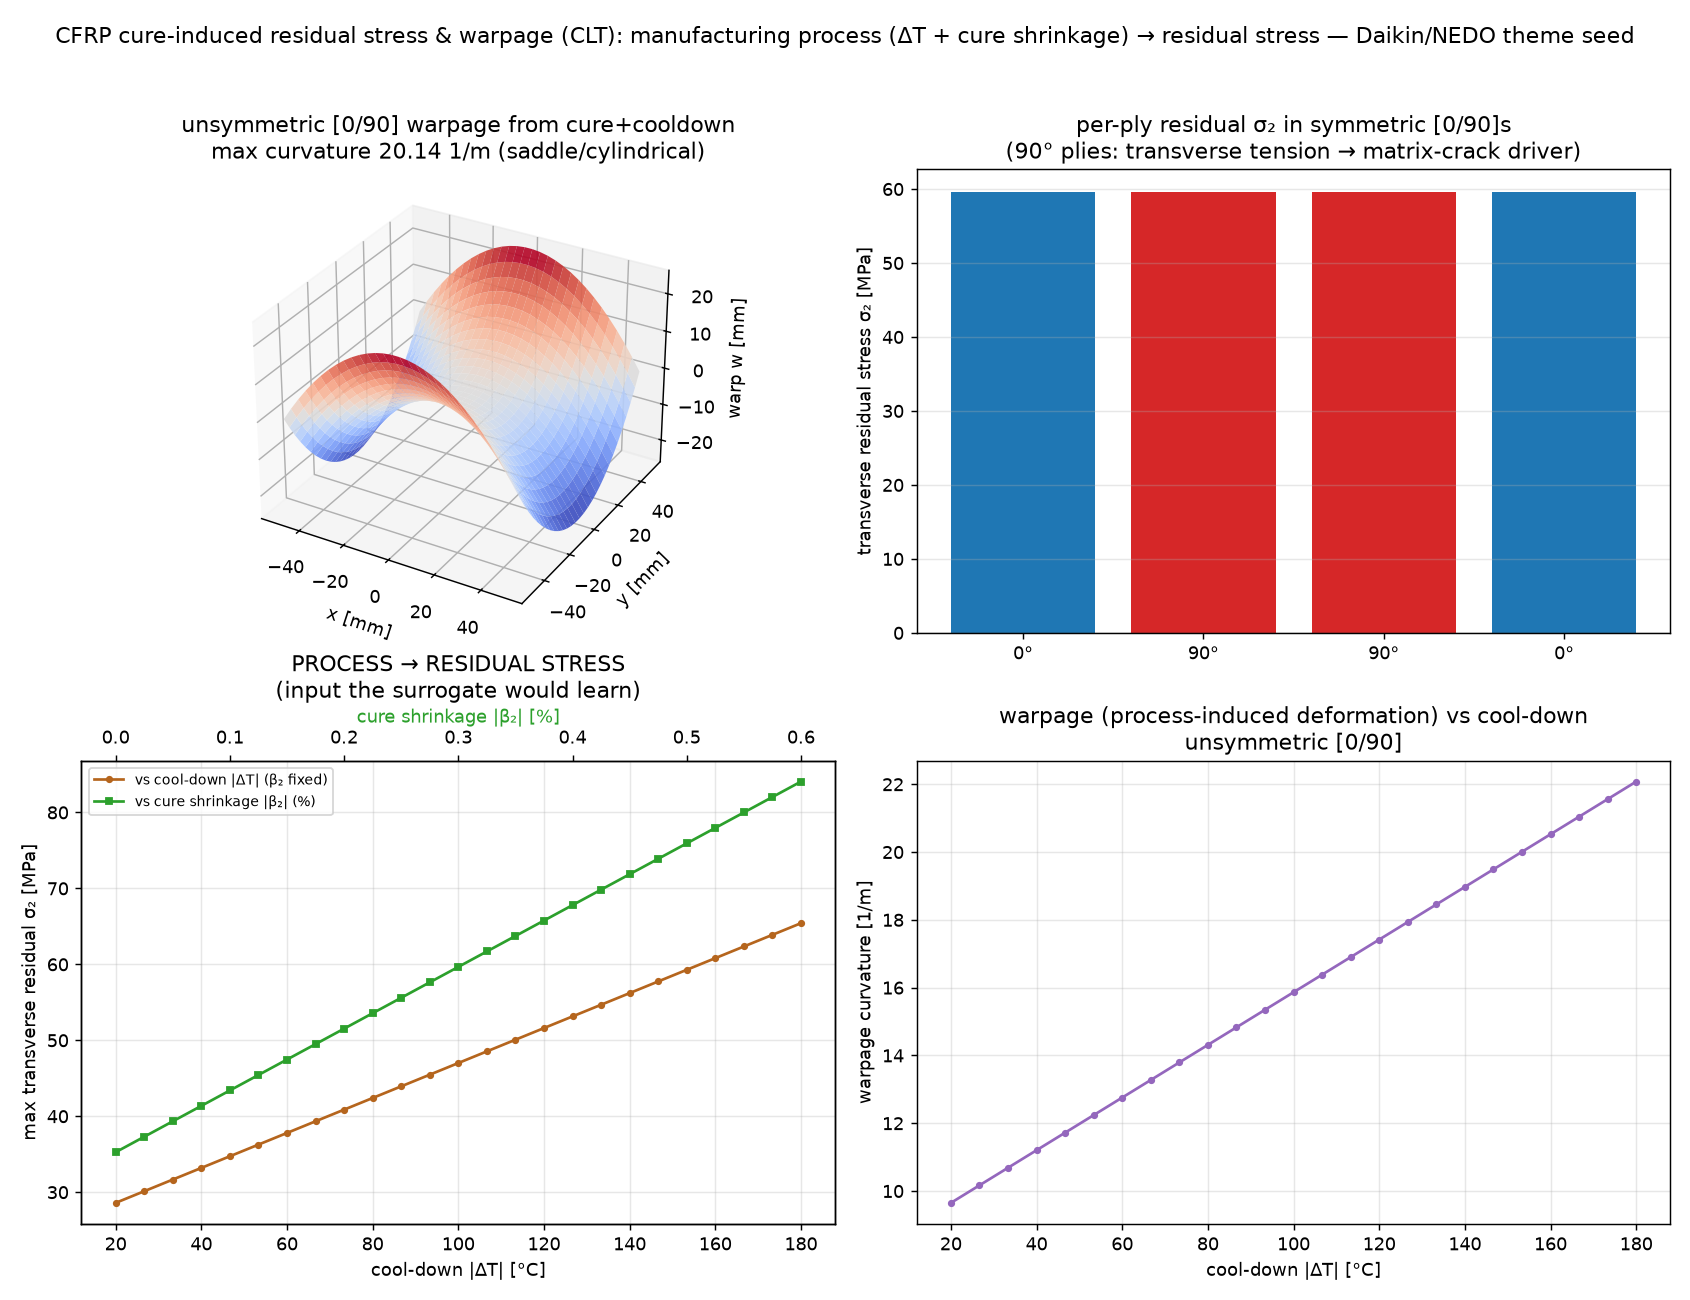

The Python source for this figure:
"""cfrp_cure_residual_stress.py — LIGHT seed for the CFRP residual-stress theme
(Daikin / NEDO joint research, see research/MEMO_cfrp_residual_stress_collab.md):
map the MANUFACTURING PROCESS (cure temperature drop + chemical cure shrinkage) to
the CURE-INDUCED RESIDUAL STRESS and warpage of a laminate — the "process -> residual
stress" quantity the collaboration is about.

Physics (classical lamination theory, CLT; a light first cut of the cure-hardening /
CHILE picture from the literature): a thermoset CFRP ply is orthotropic. Two process
eigenstrains build residual stress as the part solidifies and cools:
  * thermal:   alpha * dT   (dT = RT - cure temperature < 0),
  * chemical:  cure shrinkage of the epoxy (fibres inert; transverse a few tenths %).
Each ply's free strain is resisted by the neighbours at other angles, so residual
stresses lock in and an UNSYMMETRIC layup WARPS (mid-plane curvature). CLT assembles
the laminate ABD stiffness, forms the thermal+shrinkage force/moment resultants
(N*, M*), solves [A B; B D][eps0; kappa] = [N*; M*], and recovers per-ply stresses.

Validated: a SYMMETRIC layup has B = 0 -> zero curvature (no warp) but non-zero
interlaminar residual stress; an UNSYMMETRIC [0/90] warps. Both are reproduced.

What it shows:
  * warped shape of an unsymmetric [0/90] laminate from the process,
  * per-ply transverse residual stress sigma_2 (the matrix-cracking driver),
  * PROCESS -> RESIDUAL STRESS: max transverse residual stress vs cool-down dT and vs
    cure-shrinkage level (the input->output map the surrogate would learn),
  * warpage curvature vs process.

Honest scope: linear CLT with cure shrinkage as an equivalent eigenstrain (no explicit
cure-kinetics / degree-of-cure evolution, no viscoelastic stress relaxation, no tool-
part interaction) — the documented next steps toward a cure-hardening (CHILE) /
viscoelastic FE. Linear CLT also OVER-predicts the warpage of thin UNSYMMETRIC
laminates; geometric nonlinearity (Hyer) gives the true cylindrical shape and a smaller
magnitude — so the unsymmetric curvature here is qualitative (warps vs not), while the
residual-STRESS magnitudes (tens of MPa) are the physical takeaway. Illustrative
T300/epoxy-like properties. This is the physics core; a process -> residual-stress
surrogate (repo CFRP-GNN / DeepONet pipeline) sits on top as the subordinate
accelerator. No ML here.

Run:  python3 cfrp_cure_residual_stress.py     (writes cfrp_cure_residual_stress.png)
      python3 cfrp_cure_residual_stress.py --help
"""
from __future__ import annotations

import argparse

import numpy as np

SEED = 20260726
# T300/epoxy-like ply (GPa, 1/K)
E1, E2 = 135e9, 9e9
NU12 = 0.30
G12 = 5e9
A1, A2 = -0.3e-6, 28e-6          # thermal expansion [1/K] (fibre dir ~0, transverse large)
T_CURE, T_ROOM = 180.0, 25.0     # cure and room temperature [C]
TPLY = 0.15e-3                    # ply thickness [m]
BETA2 = -3e-3                    # transverse cure (chemical) shrinkage eigenstrain
BETA1 = -0.05e-3                 # longitudinal shrinkage (fibre-dominated, small)


def q_material():
    nu21 = NU12 * E2 / E1
    d = 1.0 - NU12 * nu21
    return np.array([[E1 / d, NU12 * E2 / d, 0],
                     [NU12 * E2 / d, E2 / d, 0],
                     [0, 0, G12]])


def transform_Q(Q, th):
    c, s = np.cos(th), np.sin(th)
    T = np.array([[c * c, s * s, 2 * s * c],
                  [s * s, c * c, -2 * s * c],
                  [-s * c, s * c, c * c - s * s]])
    R = np.diag([1, 1, 2])                        # Reuter matrix (engineering shear)
    return np.linalg.inv(T) @ Q @ R @ T @ np.linalg.inv(R)


def free_strain(th, dT):
    """Per-ply process free strain (thermal + cure shrinkage) in laminate axes."""
    c, s = np.cos(th), np.sin(th)
    a_mat = np.array([A1 * dT + BETA1, A2 * dT + BETA2, 0.0])   # material axes
    # rotate strain (material -> laminate): inverse of strain transform
    Te = np.array([[c * c, s * s, -2 * s * c],
                   [s * s, c * c, 2 * s * c],
                   [s * c, -s * c, c * c - s * s]])
    return Te @ a_mat


def laminate(layup, dT, tply=TPLY):
    """CLT: assemble ABD and thermal/shrinkage resultants, solve for mid-plane strain
    eps0 and curvature kappa, return per-ply material-axis stresses."""
    Qm = q_material()
    n = len(layup)
    z = (np.arange(n + 1) - n / 2.0) * tply        # ply interface heights
    A = np.zeros((3, 3)); B = np.zeros((3, 3)); D = np.zeros((3, 3))
    Nst = np.zeros(3); Mst = np.zeros(3)
    Qbars, efrees = [], []
    for k, deg in enumerate(layup):
        th = np.radians(deg)
        Qb = transform_Q(Qm, th); ef = free_strain(th, dT)
        Qbars.append(Qb); efrees.append(ef)
        dz = z[k + 1] - z[k]; dz2 = z[k + 1] ** 2 - z[k] ** 2; dz3 = z[k + 1] ** 3 - z[k] ** 3
        A += Qb * dz; B += Qb * dz2 / 2; D += Qb * dz3 / 3
        Nst += Qb @ ef * dz; Mst += Qb @ ef * dz2 / 2
    ABD = np.block([[A, B], [B, D]])
    sol = np.linalg.solve(ABD, np.concatenate([Nst, Mst]))
    eps0, kappa = sol[:3], sol[3:]
    # per-ply stresses at ply mid-height, back to material axes
    sig_mat = []
    for k, deg in enumerate(layup):
        th = np.radians(deg); zc = 0.5 * (z[k] + z[k + 1])
        eps = eps0 + zc * kappa - efrees[k]
        sig_lam = Qbars[k] @ eps
        c, s = np.cos(th), np.sin(th)
        Ts = np.array([[c * c, s * s, 2 * s * c],
                       [s * s, c * c, -2 * s * c],
                       [-s * c, s * c, c * c - s * s]])
        sig_mat.append(Ts @ sig_lam)               # [sigma1, sigma2, tau12]
    return eps0, kappa, np.array(sig_mat), z


def main():
    ap = argparse.ArgumentParser(description=__doc__,
                                 formatter_class=argparse.RawDescriptionHelpFormatter)
    ap.add_argument("--out", type=str, default="cfrp_cure_residual_stress.png")
    args = ap.parse_args()
    global BETA2
    np.random.seed(SEED)
    dT = T_ROOM - T_CURE

    # symmetric vs unsymmetric validation
    _, k_sym, sig_sym, zsym = laminate([0, 90, 90, 0], dT)
    _, k_uns, sig_uns, zuns = laminate([0, 90], dT)
    warp_sym = float(np.max(np.abs(k_sym)))
    warp_uns = float(np.max(np.abs(k_uns)))
    print(f"CFRP cure residual stress (CLT), dT={dT:.0f} C, cure shrinkage beta2={BETA2*100:.2f}%")
    print(f"  symmetric [0/90]s : max curvature {warp_sym:.2e} 1/m (should be ~0)  "
          f"-> transverse sigma2 in 0-ply {sig_sym[0,1]/1e6:.1f} MPa, 90-ply {sig_sym[1,1]/1e6:.1f} MPa")
    print(f"  unsymmetric [0/90]: max curvature {warp_uns:.3f} 1/m (warps)  "
          f"-> transverse sigma2 0-ply {sig_uns[0,1]/1e6:.1f} MPa")

    # process -> residual stress sweeps
    dTs = np.linspace(-20, -180, 25)
    s2_dT = np.array([np.max(laminate([0, 90, 90, 0], d)[2][:, 1]) for d in dTs]) / 1e6
    betas = np.linspace(0.0, -6e-3, 25)
    s2_b = []
    b_save = BETA2
    for b in betas:
        BETA2 = b
        s2_b.append(np.max(laminate([0, 90, 90, 0], dT)[2][:, 1]) / 1e6)
    BETA2 = b_save
    s2_b = np.array(s2_b)
    kap_dT = np.array([np.max(np.abs(laminate([0, 90], d)[1])) for d in dTs])

    _plot(args.out, k_uns, sig_sym, sig_uns, zsym, dTs, s2_dT, betas, s2_b, kap_dT)
    print(f"wrote {args.out}")


def _plot(out, k_uns, sig_sym, sig_uns, zsym, dTs, s2_dT, betas, s2_b, kap_dT):
    import matplotlib
    matplotlib.use("Agg")
    import matplotlib.pyplot as plt
    fig = plt.figure(figsize=(13, 10))

    # warped shape of the unsymmetric [0/90] laminate
    ax1 = fig.add_subplot(2, 2, 1, projection="3d")
    xx, yy = np.meshgrid(np.linspace(-0.05, 0.05, 30), np.linspace(-0.05, 0.05, 30))
    w = 0.5 * (k_uns[0] * xx ** 2 + k_uns[1] * yy ** 2)
    ax1.plot_surface(xx * 1e3, yy * 1e3, w * 1e3, cmap="coolwarm", alpha=0.9)
    ax1.set_xlabel("x [mm]"); ax1.set_ylabel("y [mm]"); ax1.set_zlabel("warp w [mm]")
    ax1.set_title(f"unsymmetric [0/90] warpage from cure+cooldown\n"
                  f"max curvature {np.max(np.abs(k_uns)):.2f} 1/m (saddle/cylindrical)")

    # per-ply transverse residual stress (symmetric laminate: no warp, real stress)
    ax2 = fig.add_subplot(2, 2, 2)
    plies = ["0°", "90°", "90°", "0°"]
    s2 = sig_sym[:, 1] / 1e6
    colors = ["#1f77b4" if p == "0°" else "#d62728" for p in plies]
    ax2.bar(range(len(plies)), s2, color=colors)
    ax2.axhline(0, color="k", lw=0.6)
    ax2.set_xticks(range(len(plies))); ax2.set_xticklabels(plies)
    ax2.set_ylabel("transverse residual stress σ₂ [MPa]")
    ax2.set_title("per-ply residual σ₂ in symmetric [0/90]s\n(90° plies: transverse tension → matrix-crack driver)")
    ax2.grid(True, axis="y", alpha=0.3)

    # process -> residual stress: vs cool-down and vs cure shrinkage
    ax3 = fig.add_subplot(2, 2, 3)
    ax3.plot(-dTs, s2_dT, "-o", ms=3, color="#b5651d", label="vs cool-down |ΔT| (β₂ fixed)")
    ax3.set_xlabel("cool-down |ΔT| [°C]"); ax3.set_ylabel("max transverse residual σ₂ [MPa]")
    ax3.set_title("PROCESS → RESIDUAL STRESS\n(input the surrogate would learn)")
    ax3b = ax3.twiny()
    ax3b.plot(-betas * 100, s2_b, "-s", ms=3, color="#2ca02c", label="vs cure shrinkage |β₂| (%)")
    ax3b.set_xlabel("cure shrinkage |β₂| [%]", color="#2ca02c")
    ax3.grid(True, alpha=0.3)
    lines = ax3.get_lines() + ax3b.get_lines()
    ax3.legend(lines, [ln.get_label() for ln in lines], fontsize=8, loc="upper left")

    # warpage vs process
    ax4 = fig.add_subplot(2, 2, 4)
    ax4.plot(-dTs, kap_dT, "-o", ms=3, color="#9467bd")
    ax4.set_xlabel("cool-down |ΔT| [°C]"); ax4.set_ylabel("warpage curvature [1/m]")
    ax4.set_title("warpage (process-induced deformation) vs cool-down\nunsymmetric [0/90]")
    ax4.grid(True, alpha=0.3)

    fig.suptitle("CFRP cure-induced residual stress & warpage (CLT): manufacturing process "
                 "(ΔT + cure shrinkage) → residual stress — Daikin/NEDO theme seed", fontsize=12)
    fig.tight_layout(rect=[0, 0, 1, 0.96])
    fig.savefig(out, dpi=130)


if __name__ == "__main__":
    main()
